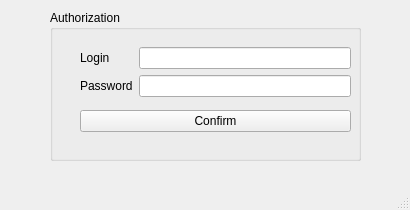
<?xml version="1.0" encoding="UTF-8"?>
<ui version="4.0">
 <class>MainWindow</class>
 <widget class="QMainWindow" name="MainWindow">
  <property name="geometry">
   <rect>
    <x>0</x>
    <y>0</y>
    <width>410</width>
    <height>210</height>
   </rect>
  </property>
  <property name="windowTitle">
   <string>MainWindow</string>
  </property>
  <widget class="QWidget" name="centralwidget">
   <widget class="QGroupBox" name="groupBox">
    <property name="geometry">
     <rect>
      <x>50</x>
      <y>10</y>
      <width>311</width>
      <height>151</height>
     </rect>
    </property>
    <property name="title">
     <string>Authorization</string>
    </property>
    <widget class="QWidget" name="">
     <property name="geometry">
      <rect>
       <x>30</x>
       <y>30</y>
       <width>271</width>
       <height>101</height>
      </rect>
     </property>
     <layout class="QVBoxLayout" name="verticalLayout_3">
      <item>
       <layout class="QHBoxLayout" name="horizontalLayout">
        <item>
         <layout class="QVBoxLayout" name="verticalLayout">
          <item>
           <widget class="QLabel" name="label">
            <property name="text">
             <string>Login</string>
            </property>
           </widget>
          </item>
          <item>
           <widget class="QLabel" name="label_2">
            <property name="text">
             <string>Password</string>
            </property>
           </widget>
          </item>
         </layout>
        </item>
        <item>
         <layout class="QVBoxLayout" name="verticalLayout_2">
          <item>
           <widget class="QLineEdit" name="auth_login"/>
          </item>
          <item>
           <widget class="QLineEdit" name="auth_pass"/>
          </item>
         </layout>
        </item>
       </layout>
      </item>
      <item>
       <widget class="QPushButton" name="auth_confirm">
        <property name="text">
         <string>Confirm</string>
        </property>
       </widget>
      </item>
     </layout>
    </widget>
   </widget>
  </widget>
  <widget class="QMenuBar" name="menubar">
   <property name="geometry">
    <rect>
     <x>0</x>
     <y>0</y>
     <width>410</width>
     <height>22</height>
    </rect>
   </property>
  </widget>
  <widget class="QStatusBar" name="statusbar"/>
 </widget>
 <resources/>
 <connections/>
</ui>
